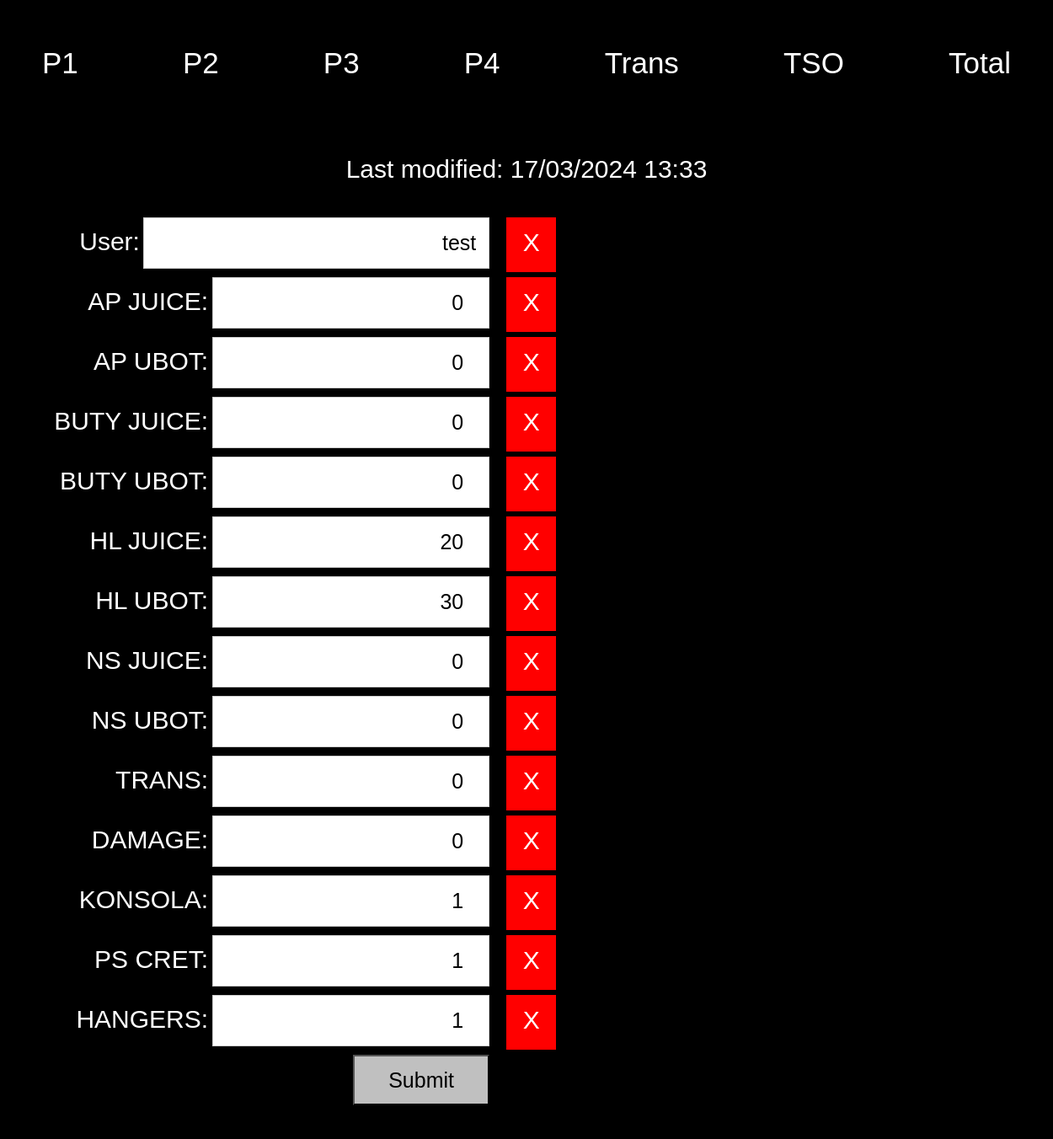
The app's page /P1 with its own data.
### buffor/models/p1.py (models this page shows, shortened)
class P1(Floor):
    AP_JUICE = models.PositiveIntegerField(default=0)
    AP_UBOT = models.PositiveIntegerField(default=0)
    BUTY_JUICE = models.PositiveIntegerField(default=0)
    BUTY_UBOT = models.PositiveIntegerField(default=0)
    HL_JUICE = models.PositiveIntegerField(default=0)
    HL_UBOT = models.PositiveIntegerField(default=0)
    NS_JUICE = models.PositiveIntegerField(default=0)
    NS_UBOT = models.PositiveIntegerField(default=0)
    TRANS = models.PositiveIntegerField(default=0)
    DAMAGE = models.PositiveIntegerField(default=0)
    KONSOLA = models.PositiveIntegerField(default=0)
    PS_CRET = models.PositiveIntegerField(default=0)
    HANGERS = models.PositiveIntegerField(default=0)
    name = "P1"

### buffor/views.py (the view)
# urls.py: path('P1', views.P1Page, name='P1Page'),
def P1Page(request):
    return generic_floor(request, P1, P1Form, 'P1.html')

### buffor/forms.py
class P1Form(ModelForm):
    class Meta:
        model = P1
        fields = ["user","AP_JUICE","AP_UBOT","BUTY_JUICE",
        "BUTY_UBOT", "HL_JUICE", "HL_UBOT",
		"NS_JUICE", "NS_UBOT", "TRANS", "DAMAGE", "KONSOLA", "PS_CRET", "HANGERS"]

### buffor/views.py (called while the page is built, shortened)
def extract_id(input_string):
    pattern = r'id="([^"]+)"'
    match = re.search(pattern, input_string)
    if match:
        return match.group(1)
    else:
        return None

def generic_floor(request, model_cls, form_cls, template_name):
    last_count = model_cls.objects.latest('time_stamp')
    form = form_cls(instance=last_count)
    context = {
            'message': '',
            "form": form,
            "last_count_date": last_count.time_stamp.strftime("%d/%m/%Y %H:%M")
        }
    context["form_clean"] = ''
    for x in form:
        id = extract_id(str(x))
        context["form_clean"] += f'<div class="clear_label" onclick=\'clear_form("{id}")\'>X</div><br>'
    return render(request, template_name, context)

### templates/P1.html (shortened to what this page needs)
{% extends 'base.html' %}
{% block content %}
<div id="first_block">
{{ message }}<br>
Last modified: {{ last_count_date }} <br>
</div>
<div id = 'form_total'>
    <div id = 'form_input'>
        <form action="{% url 'P1Page' %}" method="post">
        {{ form }}
        <input type="submit" value="Submit">
    </div>
    <div id = 'form_clear'>
        {{ form_clean|safe }}
    </div>
</div>
{% endblock %}

### static/css/style.css (style rules this page uses)
body { font-family: sans-serif; margin: 0; padding: 0; }
form { color: white; float: left; width: 100%; padding: 20px; background-color: #000000; }
label { font-size: 30px; }
input[type=number] { width: 55%; padding: 15px; margin-bottom: 10px; border: 1px solid #ccc; font-size: 25px; text-align:right; }
input[type=text] { width: 70%; padding: 15px; margin-bottom: 10px; border: 1px solid #ccc; font-size: 25px; text-align:right; }
input[type="submit"] { background-color: silver; color: black; width:30%; height:60px; font-size: 25px; cursor: pointer; }
#first_block { font-size: 30px; color: white; background-color: #000; text-align: center; }
#form_total { text-align: center; color: white; float: left; width: 100%; padding: 20px; background-color: #000000; }
#form_input { float: left; display: flex; align-items: right; text-align: end; }
#form_clear { padding-top: 14px; float: left; }
.clear_label { text-align: center; padding: 7px; padding-top: 13px; margin-top: 6px; width:45px; height:45px; color:white; font-size:30px; background-color:red; display: inline-block; }

### records on screen
P1: user "test", AP_JUICE "0", AP_UBOT "0", BUTY_JUICE "0", BUTY_UBOT "0", HL_JUICE "20", HL_UBOT "30", NS_JUICE "0", NS_UBOT "0", TRANS "0", DAMAGE "0", KONSOLA "1", PS_CRET "1", HANGERS "1"

### other values on screen
{{ last_count_date }} "17/03/2024 13:33"
